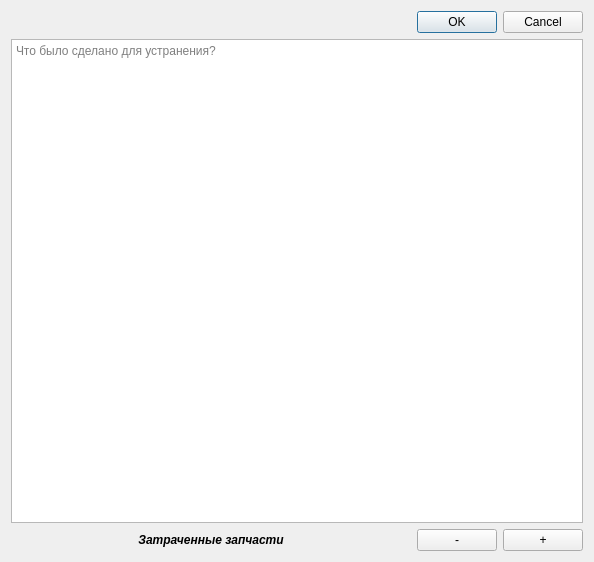
<?xml version="1.0" encoding="UTF-8"?>
<ui version="4.0">
 <class>what_eliminated</class>
 <widget class="QWidget" name="what_eliminated">
  <property name="geometry">
   <rect>
    <x>0</x>
    <y>0</y>
    <width>594</width>
    <height>562</height>
   </rect>
  </property>
  <property name="windowTitle">
   <string>Что было сделано?</string>
  </property>
  <layout class="QGridLayout" name="gridLayout">
   <item row="2" column="2">
    <widget class="QPushButton" name="plus_button">
     <property name="sizePolicy">
      <sizepolicy hsizetype="Fixed" vsizetype="Fixed">
       <horstretch>0</horstretch>
       <verstretch>0</verstretch>
      </sizepolicy>
     </property>
     <property name="text">
      <string>+</string>
     </property>
    </widget>
   </item>
   <item row="2" column="0">
    <widget class="QLabel" name="label">
     <property name="font">
      <font>
       <italic>true</italic>
       <bold>true</bold>
      </font>
     </property>
     <property name="text">
      <string>Затраченные запчасти</string>
     </property>
     <property name="alignment">
      <set>Qt::AlignCenter</set>
     </property>
    </widget>
   </item>
   <item row="2" column="1">
    <widget class="QPushButton" name="minus_button">
     <property name="sizePolicy">
      <sizepolicy hsizetype="Fixed" vsizetype="Fixed">
       <horstretch>0</horstretch>
       <verstretch>0</verstretch>
      </sizepolicy>
     </property>
     <property name="text">
      <string>-</string>
     </property>
    </widget>
   </item>
   <item row="1" column="0" colspan="3">
    <widget class="QPlainTextEdit" name="plainTextEtextEdit_what_eliminateddit">
     <property name="placeholderText">
      <string>Что было сделано для устранения?</string>
     </property>
    </widget>
   </item>
   <item row="0" column="0" colspan="3">
    <widget class="QDialogButtonBox" name="buttonBox">
     <property name="standardButtons">
      <set>QDialogButtonBox::Cancel|QDialogButtonBox::Ok</set>
     </property>
    </widget>
   </item>
  </layout>
 </widget>
 <resources/>
 <connections/>
</ui>
